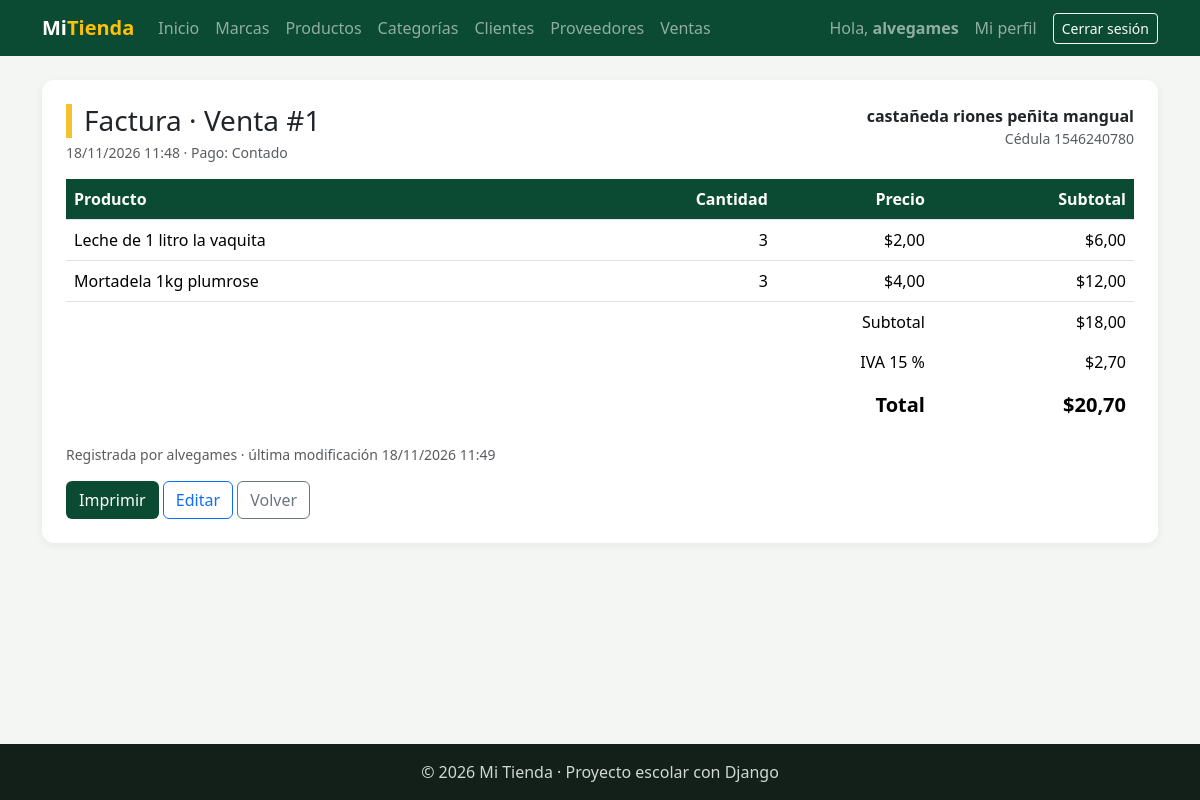
Page /facturacion/ventas/1/ (signed in) on the committed database.
### facturacion/models.py (models this page shows, shortened)
class ModeloBase(models.Model):
    user = models.ForeignKey(                    # 1:N con User: un usuario registra muchos registros
        User,
        on_delete=models.SET_NULL,               # Si borran al usuario, el registro se queda con user vacío
        null=True,                               # SET_NULL necesita que la columna acepte NULL
        blank=True,
        editable=False,                          # No aparece en formularios: lo llena la VISTA, no la persona
        related_name="%(class)s_registrados",    # %(class)s = nombre del modelo → user.producto_registrados
        verbose_name="Registrado por",
    )
    fecha_creacion = models.DateTimeField("Fecha de creación", auto_now_add=True)   # Se llena sola al CREAR
    fecha_modificacion = models.DateTimeField("Última modificación", auto_now=True) # Se actualiza sola en CADA save()
    class Meta:
        abstract = True                          # ← LA CLAVE: modelo "molde", sin tabla propia

class Venta(ModeloBase):
    cliente = models.ForeignKey(Cliente, on_delete=models.PROTECT, related_name="ventas")   # 1:N
    fecha_hora = models.DateTimeField("Fecha y hora", default=timezone.now)   # default: la hora actual, editable
    subtotal = models.DecimalField(max_digits=12, decimal_places=2, default=0, editable=False)
    iva = models.DecimalField("IVA", max_digits=12, decimal_places=2, default=0, editable=False)
    total = models.DecimalField(max_digits=12, decimal_places=2, default=0, editable=False)
    tipo_pago = models.CharField(
        "Tipo de pago",
        max_length=15,
        choices=TipoPago.choices,                # Solo acepta contado, credito, transferencia o tarjeta
        default=TipoPago.CONTADO,
    )
    class Meta:
        verbose_name = "Venta"
        verbose_name_plural = "Ventas"
        ordering = ["-fecha_hora"]               # La más reciente primero
    def __str__(self):
        return f"Venta #{self.pk}"

class Cliente(ModeloBase):
    cedula = models.CharField("Cédula", max_length=10, unique=True)
    nombres = models.CharField(max_length=80)
    apellidos = models.CharField(max_length=80)
    email = models.EmailField("Correo", blank=True)
    telefono = models.CharField("Teléfono", max_length=15, blank=True)
    direccion = models.CharField("Dirección", max_length=200, blank=True)
    class Meta:
        verbose_name = "Cliente"
        verbose_name_plural = "Clientes"
        ordering = ["apellidos", "nombres"]
    def __str__(self):
        return f"{self.apellidos} {self.nombres}"

class DetalleVenta(ModeloBase):
    venta = models.ForeignKey(Venta, on_delete=models.CASCADE, related_name="detalles")   # se borra con su venta
    producto = models.ForeignKey(Producto, on_delete=models.PROTECT, related_name="detalles_venta")
    cantidad = models.PositiveIntegerField(default=1, validators=[MinValueValidator(1)])  # mínimo 1
    precio = models.DecimalField(max_digits=10, decimal_places=2)   # precio del producto EL DÍA de la venta
    class Meta:
        verbose_name = "Detalle de venta"
        verbose_name_plural = "Detalles de venta"
    @property                                    # @property: se usa como atributo, sin paréntesis: detalle.subtotal
    def subtotal(self):
        return self.cantidad * self.precio       # NO se guarda en la tabla: se calcula cada vez

class Producto(ModeloBase):
    nombre = models.CharField(max_length=100)
    descripcion = models.TextField("Descripción", blank=True)
    precio = models.DecimalField(max_digits=10, decimal_places=2)    # Precio de VENTA actual
    stock = models.PositiveIntegerField(default=0)                   # Unidades en bodega (nunca negativo)
    imagen = models.ImageField(                  # NUEVO: guarda una FOTO
        upload_to="productos/",                  #   el archivo va a MEDIA_ROOT/productos/
        blank=True,                              #   la foto es opcional
    )                                            #   En la tabla solo se guarda el TEXTO de la ruta: "productos/a55.jpg"
    marca = models.ForeignKey(Marca, on_delete=models.PROTECT, related_name="productos")
    categorias = models.ManyToManyField(Categoria, related_name="productos", blank=True)
    activo = models.BooleanField(default=True)
    class Meta:
        verbose_name = "Producto"
        verbose_name_plural = "Productos"
        ordering = ["nombre"]

### facturacion/views.py (the view)
# urls.py: path("ventas/<int:pk>/", views.VentaDetailView.as_view(), name="venta_detalle"),
class VentaDetailView(LoginRequiredMixin, DetailView):     # VER (la factura)
    model = Venta
    template_name = "facturacion/venta_detalle.html"
    context_object_name = "venta"
    def get_queryset(self):
        return super().get_queryset().select_related("cliente", "user").prefetch_related("detalles__producto")
    def get_context_data(self, **kwargs):
        contexto = super().get_context_data(**kwargs)
        contexto["iva_porcentaje"] = IVA_TARIFA * 100      # 15
        return contexto

### facturacion/templates/facturacion/venta_detalle.html (shortened to what this page needs)
{% extends "base.html" %}
{% block contenido %}
<div class="tarjeta">
    <div class="d-flex justify-content-between flex-wrap gap-2 mb-3">
        <div>
            <h1 class="h3 titulo-pagina mb-1">Factura · {{ venta }}</h1>
            <div class="text-muted small">{{ venta.fecha_hora|date:"d/m/Y H:i" }} · Pago: {{ venta.get_tipo_pago_display }}</div>
        </div>
        <div class="text-end">
            <div class="fw-semibold">{{ venta.cliente }}</div>
            <div class="text-muted small">Cédula {{ venta.cliente.cedula }}</div>
        </div>
    </div>
    <table class="table align-middle">
        <thead><tr><th>Producto</th><th class="text-end">Cantidad</th><th class="text-end">Precio</th><th class="text-end">Subtotal</th></tr></thead>
        <tbody>
            {% for detalle in venta.detalles.all %}
            <tr>
                <td>{{ detalle.producto.nombre }}</td>
                <td class="text-end">{{ detalle.cantidad }}</td>
                <td class="text-end">${{ detalle.precio }}</td>
                <td class="text-end">${{ detalle.subtotal|floatformat:2 }}</td>
            </tr>
            {% endfor %}
        </tbody>
        <tfoot class="totales">
            <tr><td colspan="3" class="text-end">Subtotal</td><td class="text-end">${{ venta.subtotal }}</td></tr>
            <tr><td colspan="3" class="text-end">IVA {{ iva_porcentaje|floatformat:0 }} %</td><td class="text-end">${{ venta.iva }}</td></tr>
            <tr><td colspan="3" class="text-end fw-bold fs-5">Total</td><td class="text-end fw-bold fs-5">${{ venta.total }}</td></tr>
        </tfoot>
    </table>
    <p class="text-muted small">Registrada por {{ venta.user|default:"—" }} · última modificación {{ venta.fecha_modificacion|date:"d/m/Y H:i" }}</p>
    <div class="no-imprimir">
        <button type="button" class="btn btn-verde" onclick="window.print()">Imprimir</button>
        <a href="{% url 'facturacion:venta_editar' venta.pk %}" class="btn btn-outline-primary">Editar</a>
        <a href="{% url 'facturacion:venta_lista' %}" class="btn btn-outline-secondary">Volver</a>
    </div>
</div>
{% endblock %}

### templates/base.html (shortened to what this page needs)
{% load static %}
<!DOCTYPE html>
<html lang="es">
<head>
    <link href="https://cdn.jsdelivr.net/npm/bootstrap@5.3.3/dist/css/bootstrap.min.css" rel="stylesheet">
    <link rel="stylesheet" href="{% static 'css/estilos.css' %}">
</head>
<body>
    <nav class="navbar navbar-expand-lg navbar-dark barra">
        <div class="container">
            <a class="navbar-brand fw-bold" href="{% url 'home' %}">Mi<span class="text-warning">Tienda</span></a>
            <div class="collapse navbar-collapse" id="menu">
                <ul class="navbar-nav me-auto">
                    <li class="nav-item"><a class="nav-link" href="{% url 'home' %}">Inicio</a></li>
                    {% if user.is_authenticated %}
                        <li class="nav-item"><a class="nav-link" href="{% url 'facturacion:marca_lista' %}">Marcas</a></li>
                        <li class="nav-item"><a class="nav-link" href="{% url 'facturacion:producto_lista' %}">Productos</a></li>
                        <li class="nav-item"><a class="nav-link" href="{% url 'facturacion:categoria_lista' %}">Categorías</a></li>
                        <li class="nav-item"><a class="nav-link" href="{% url 'facturacion:cliente_lista' %}">Clientes</a></li>
                        <li class="nav-item"><a class="nav-link" href="{% url 'facturacion:proveedor_lista' %}">Proveedores</a></li>
                        <li class="nav-item"><a class="nav-link" href="{% url 'facturacion:venta_lista' %}">Ventas</a></li>
                    {% endif %}
                </ul>
                <ul class="navbar-nav align-items-lg-center gap-2">
                    {% if user.is_authenticated %}
                        <li class="nav-item navbar-text">Hola, <b>{{ user.username }}</b></li>
                        <li class="nav-item"><a class="nav-link" href="{% url 'facturacion:mi_perfil' %}">Mi perfil</a></li>
                        <li class="nav-item">
                            <form method="post" action="{% url 'logout' %}" class="m-0">
                                <button type="submit" class="btn btn-sm btn-outline-light">Cerrar sesión</button>
                            </form>
                        </li>
                    {% else %}
                        <li class="nav-item"><a class="nav-link" href="{% url 'login' %}">Ingresar</a></li>
                        <li class="nav-item"><a class="btn btn-sm btn-warning" href="{% url 'registro' %}">Crear cuenta</a></li>
                    {% endif %}
                </ul>
            </div>
        </div>
    </nav>
    <main class="container py-4">
        {% block contenido %}{% endblock %}
    </main>
    <footer class="pie text-center py-3">© 2026 Mi Tienda · Proyecto escolar con Django</footer>
</body>
</html>

### static/css/estilos.css (style rules this page uses)
:root { --verde: #0c4b33; --verde-claro: #2f9e6e; --amarillo: #f2c230; }
body { background-color: #f3f6f2; min-height: 100vh; display: flex; flex-direction: column; }
main { flex: 1; }
.barra { background-color: var(--verde); }
.titulo-pagina { border-left: 6px solid var(--amarillo); padding-left: 12px; }
.tarjeta { background: white; border-radius: 12px; padding: 24px; box-shadow: 0 2px 10px rgba(0,0,0,.06); }
.table thead th { background-color: var(--verde); color: white; }
.btn-verde { background-color: var(--verde); color: white; }
.pie { background-color: #13201a; color: #cfd8d3; }
.totales td { border: 0; }

### rows in the picture
Venta: id "Venta #1", fecha_hora "18/11/2026 11:48", tipo_pago "Contado", cliente "castañeda riones peñita mangual", cliente.cedula "1546240780", subtotal "18,00", iva "2,70", total "20,70", user "alvegames", fecha_modificacion "18/11/2026 11:49"
DetalleVenta: producto.nombre "Leche de 1 litro la vaquita", cantidad "3", precio "2,00", subtotal "6,00"
DetalleVenta: producto.nombre "Mortadela 1kg plumrose", cantidad "3", precio "4,00", subtotal "12,00"

### other values in the picture
{{ user.username }} "alvegames"
{{ iva_porcentaje|floatformat:0 }} "15"
